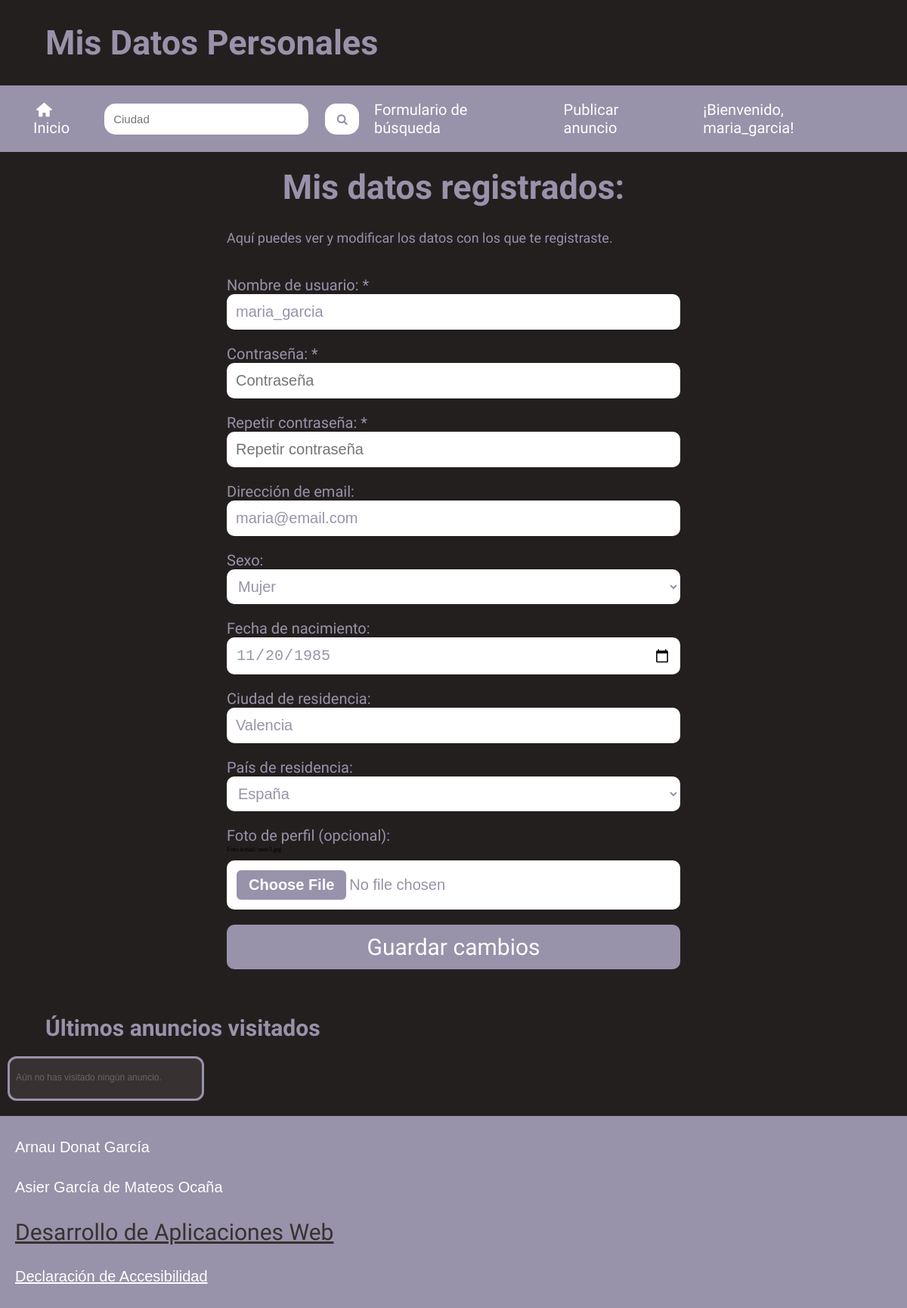
Screenshot of /mis_datos.php (signed in) with the database file from the repository.
### tables this page shows
CREATE TABLE `usuarios` (
  `IdUsuario` int(11) NOT NULL,
  `NomUsuario` varchar(15) NOT NULL,
  `Clave` varchar(15) NOT NULL,
  `Email` varchar(254) NOT NULL,
  `Sexo` smallint(6) NOT NULL,
  `FNacimiento` date NOT NULL,
  `Ciudad` varchar(255) NOT NULL,
  `Pais` int(11) NOT NULL,
  `Foto` varchar(255) DEFAULT NULL,
  `FRegistro` timestamp NOT NULL DEFAULT current_timestamp(),
  `Estilo` int(11) NOT NULL
);

CREATE TABLE `paises` (
  `IdPais` int(11) NOT NULL,
  `NomPais` varchar(255) NOT NULL
);

### services/flashdata.php (called while the page is built, shortened)
<?php
function flash_get($key, $default = null) {
    if (!array_key_exists($key, $_SESSION['_flashdata'])) {
        return $default;
    }
    $value = $_SESSION['_flashdata'][$key];
    return $value;
}
?>

### services/form_usuario.php (the view, shortened to what this page needs)
<form action="<?php echo $formAction; ?>" method="post" class="auth" enctype="multipart/form-data">
    <label for="reg-user">Nombre de usuario: *</label>
    <input type="text" name="user" placeholder="Nombre de usuario" id="reg-user" value="<?php echo $prevUser; ?>">
    <label for="reg-pwd1">Contraseña: *</label>
    <input type="password" name="pwd" placeholder="Contraseña" id="reg-pwd1">
    <label for="reg-pwd2">Repetir contraseña: *</label>
    <input type="password" name="pwd2" placeholder="Repetir contraseña" id="reg-pwd2">
    <label for="reg-email">Dirección de email:</label>
    <input type="text" name="email" placeholder="Dirección de email" id="reg-email" value="<?php echo $prevEmail; ?>">
    <label for="reg-sexo">Sexo:</label>
    <select name="sexo" id="reg-sexo">
        <option value="0" <?php if ($prevSexo == '0') echo 'selected'; ?>>Mujer</option>
    </select>
    <label for="fecha_nacimiento">Fecha de nacimiento:</label>
    <input type="date" id="fecha_nacimiento" name="fecha_nacimiento" value="<?php echo $prevFecha; ?>">
    <label for="reg-ciudad">Ciudad de residencia:</label>
    <input type="text" name="ciudad" placeholder="Ciudad de residencia" id="reg-ciudad" value="<?php echo $prevCiudad; ?>">
    <label for="reg-pais">País de residencia:</label>
    <select name="pais" id="reg-pais">
        <?php if (isset($paises) && is_array($paises)): ?>
            <?php foreach ($paises as $paisItem): ?>
                <option value="<?php echo $paisItem['IdPais']; ?>"
                    <?php if ($prevPais == $paisItem['IdPais']) echo 'selected'; ?>>
                    <?php echo htmlspecialchars($paisItem['NomPais']); ?>
                </option>
            <?php endforeach; ?>
        <?php endif; ?>
    </select>
    <label for="reg-foto">Foto de perfil (opcional):</label>
    <?php if (isset($prevFoto) && !empty($prevFoto)): ?>
        <div style="margin-bottom: 10px;">
            <small>Foto actual: <?php echo htmlspecialchars($prevFoto); ?></small>
        </div>
    <?php endif; ?>
    <input type="file" name="foto" accept="image/*" id="reg-foto">
    <button type="submit"><?php echo $submitButtonText; ?></button>
</form>

### estilos/minimum.css (style rules this page uses)
* { padding: 0; margin: 0; box-sizing: border-box; }
html { font-size: 10px; background-color: var(--fondo); --fondo: #f3f3f3; --fondo2: #cccccc; --titulos: #120045; }

### estilos/maximum.css (style rules this page uses)
* { padding: 0; margin: 0; box-sizing: border-box; }
html { font-size: 10px; background-color: var(--fondo); --fondo: #f3f3f3; --fondo2: #cccccc; --titulos: #120045; }

### estilos/dark.css (style rules this page uses)
html { background-color: var(--fondo); --fondo: #241f1f; --fondo2: #383131; --titulos: #9892aa; }

### estilos/medium.css (style rules this page uses)
* { padding: 0; margin: 0; box-sizing: border-box; }
html { font-size: 10px; background-color: var(--fondo); --fondo: #f3f3f3; --fondo2: #cccccc; --titulos: #120045; }

### estilos/contrast.css (style rules this page uses)
html { background-color: var(--fondo); --fondo: #ffffff; --fondo2: #ffffff; --titulos: #000a52; --contrasteFondo: #000a52; }

### estilos/big.css (style rules this page uses)
html { font-size: 15px; }

### estilos/contrast-big.css (style rules this page uses)
html { background-color: var(--fondo); --fondo: #ffffff; --fondo2: #ffffff; --titulos: #000a52; --contrasteFondo: #000a52; font-size: 15px; }

### estilos/print.css (style rules this page uses)
* { -webkit-print-color-adjust: exact; print-color-adjust: exact; }

### rows the page displays
usuarios: user "maria_garcia", email "maria@email.com", sexo "Mujer", fecha_nacimiento "11/20/1985", ciudad "Valencia", pais "España", Foto "user3.jpg"

### other values shown
$encabezado "Mis Datos Personales"
$username "maria_garcia"
$submitButtonText "Guardar cambios"
